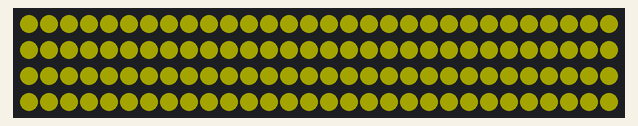
Simulated run of this sketch. Board: Arduino Uno, built with avr-gcc and run on an emulated ATmega328P. Parts: 120 RGB LEDs in strip order, left to right, continuing on the next row. Dim RGB values are drawn brighter than linear; random numbers use the default seed unless the sketch sets one.

Above: at 0.1 s.

The sketch:

carduino.ino
```cpp
#include <SPI.h>
#include <mcp2515.h>
#include <FastLED.h>

#ifdef __AVR__
  #include <avr/power.h>
#endif

// sources:
// https://github.com/neiman3/scangauge
// https://www.instructables.com/TachometerScan-Gauge-Using-Arduino-OBD2-and-CAN-Bu/

// misc placeholders
#define PID_RPM 0x0C
#define CAN_2515

// CAN frame structures
struct can_frame canMsg; //inbound
struct can_frame canMsgOutgoing;

// settings
long ms_easing_duration = 200; // how long to ease smooth_rpm to a newly-read RPM
long ms_between_can_requests = 100; // how long to wait between CAN requests
const boolean simulation = false; // set to true to simulate RPM values (end of file)
const int NUM_LEDS = 120;
const int LED_STRIP_PIN = 7;
const int spiCSPin = 10;

// vars
long rpm = 0;
long last_rpm = 0;
unsigned long rpm_read_at = 0;
unsigned long last_rpm_request_at = 0;
long smooth_rpm; // the value we ease-in-out and use for LEDs
int hue;
int brightness;

MCP2515 mcp2515(spiCSPin);
CRGB leds[NUM_LEDS];

// function to request OBD data
void requestDataOBD(unsigned long int pid) {
  canMsgOutgoing.can_id  = 0x7DF;   // request
  canMsgOutgoing.can_dlc = 8;       // length of data frame
  canMsgOutgoing.data[0] = 0x02;    // ?
  canMsgOutgoing.data[1] = 0x01;    // ?
  canMsgOutgoing.data[2] = pid;    // OBD PID that we are requesting
  canMsgOutgoing.data[3] = 0x00;   // zeros
  canMsgOutgoing.data[4] = 0x00;
  canMsgOutgoing.data[5] = 0x00;
  canMsgOutgoing.data[6] = 0x00;
  canMsgOutgoing.data[7] = 0x00;
  mcp2515.sendMessage(&canMsgOutgoing);
}

// easing function that looks nice on the eyes when LEDs do it!
double easeInOutCubic(double t) {
  return t<.5 ? 4*t*t*t : (t-1)*(2*t-2)*(2*t-2)+1;
}

void setup() {
  Serial.begin(115200);

  FastLED.addLeds<NEOPIXEL, LED_STRIP_PIN>(leds, NUM_LEDS);

  // init CAN board
  mcp2515.reset();
  mcp2515.setBitrate(CAN_1000KBPS); // Your vehicle may use a different speed!
  mcp2515.setNormalMode();

  // initial request
  requestDataOBD(PID_RPM);
}

void loop() {
  // put your main code here, to run repeatedly:
  unsigned long diff = millis() - rpm_read_at;
  if(diff >= ms_easing_duration) smooth_rpm = rpm; // past easing function, just set it direct
  else smooth_rpm = last_rpm + ((rpm-last_rpm) * easeInOutCubic((double) diff/ms_easing_duration)); // inside easing function

  // min/max values
  if(smooth_rpm < 800) smooth_rpm = 800;
  if(smooth_rpm > 5000) smooth_rpm = 5000;

  // simple hue and brightness controls
  // under 3000 RPM, ramp from yellow to red, and ramp from dim to bright
  // over 3000 RPM, ramp from red to purple, and stay full brightness
  // ref: https://raw.githubusercontent.com/FastLED/FastLED/gh-pages/images/HSV-rainbow-with-desc.jpg
  if(smooth_rpm < 3000) {
    hue = map(smooth_rpm, 800, 3000, 64, 0);
    brightness = map(smooth_rpm, 800, 3000, 120, 255);
  } else {
    hue = map(smooth_rpm, 3000, 5000, 255, 200);
    brightness = 255;
  }
  FastLED.showColor(CHSV(hue, 255, brightness));
  // want to track these values nicely in the Serial Plotter? Print 'em like this:
  // Serial.print("rpm: "); Serial.print(rpm);
  // Serial.print(", hue: "); Serial.print(hue);
  // Serial.print(", smooth_rpm: "); Serial.println(smooth_rpm);

  // Check for a received RPM message via CAN
  if (mcp2515.readMessage(&canMsg) == MCP2515::ERROR_OK) {
    if (canMsg.data[2] == PID_RPM) {
      // Some codes use more than one byte to store the svalue.
      // The real RPM is a conjugate of two bytes, [3] and [4].
      last_rpm = rpm;
      rpm = (canMsg.data[3]*256 + canMsg.data[4])/4;
      rpm_read_at = millis();
    }
  }

  // request an rpm update no more than once every ms_between_can_requests milliseconds
  if ((millis() - last_rpm_request_at) > ms_between_can_requests) {
    requestDataOBD(PID_RPM);
    // update timestamp
    last_rpm_request_at = millis();

    // simulation allows us to either move the RPM around semi-randomly,
    // or just linearly cycle up from 0-5000
    if(simulation) {
      last_rpm = rpm;
      if(true) rpm += 800; // simple linear increase simulation
      else { // lovely random revving simulation
        if(rpm < 500) rpm += random(0, 800);
        else if(rpm > 4500) rpm -= random(0, 800);
        else rpm += random(-1000, 1000);
      }
      rpm = rpm % 5000;
      rpm_read_at = millis();
    }
  }
}
```
